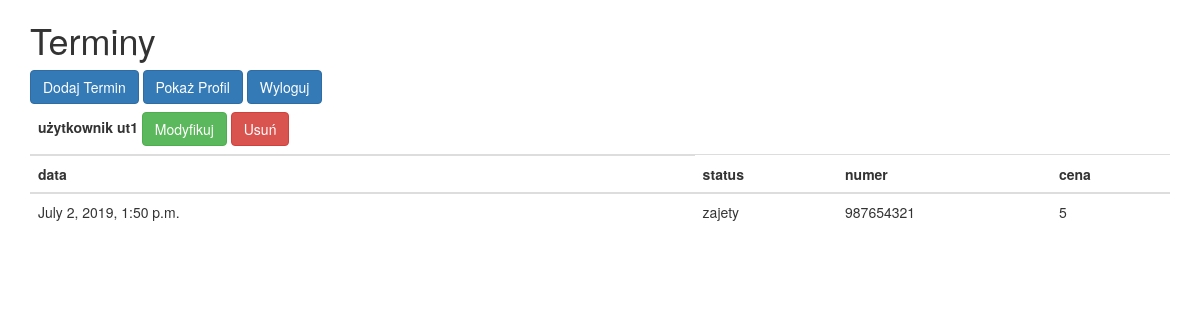
Before: /terminy/ (signed in) with the older database file.
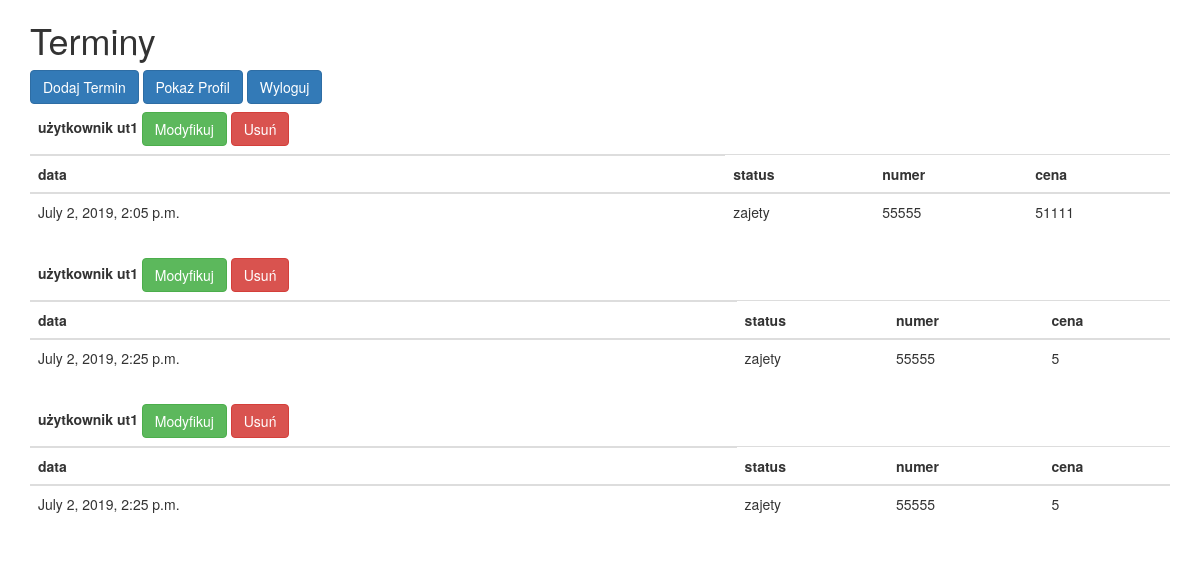
After: the same page with the newer database file.
### users/models.py (models this page shows, shortened)
class Termin(models.Model):
    date = models.DateTimeField(default=timezone.now)
    author = models.ForeignKey(User, on_delete=models.CASCADE)
    mobile_number = models.CharField(max_length=9)
    status = models.CharField(default='zajety', max_length=10)
    price = models.CharField(default='5', max_length=10)

### users/views.py (the view)
def termin_list_view(request):
    return render(request, 'users/terminy.html', {
        'terminy': Termin.objects.filter(author=request.user)
    })

### users/templates/users/terminy.html
{% extends "users/base.html" %}
{% block content %}
<div>
    <h1>Terminy</h1>
    <a class="btn btn-primary" href="{% url 'terminy' %}">Dodaj Termin</a>
    <a class="btn btn-primary" href="{% url 'profile' %}">Pokaż Profil</a>
    <a class="btn btn-primary" href="{% url 'logout' %}">Wyloguj</a>
</div>
    {% for t in terminy %}
        <table class="table">
            <thead>
              <tr>
                <th>użytkownik {{ t.author }}
                    <a class="btn btn-success" href="{% url 'termin-update' t.id %}">Modyfikuj</a>
                    <a class="btn btn-danger" href="{% url 'termin-delete' t.id %}">Usuń</a>
                </th>
              </tr>
            </thead>
            <thead>
              <tr>
                <th>data</th>
                <th>status</th>
                <th>numer</th>
                <th>cena</th>
              </tr>
              <tr>
                <td>{{ t.date }}</td>
                <td>{{ t.status }}</td>
                <td>{{ t.mobile_number }}</td>
                <td>{{ t.price }}</td>
              </tr>
            </thead>
        </table>
    {% endfor %}
{% endblock %}

### users/templates/users/base.html (shortened to what this page needs)
{% load static %}
<!DOCTYPE html>
<html lang="en">
<head>
          <link rel="stylesheet" href="https://maxcdn.bootstrapcdn.com/bootstrap/3.4.0/css/bootstrap.min.css">
</head>
<body>
        <div class="container">
            {% block content %}{% endblock %}
        </div>
</body>
</html>

Changed rows visible on the page:
removed Termin: author "ut1", date "July 2, 2019, 1:50 p.m.", status "zajety", mobile_number "987654321", price "5"
added Termin: author "ut1", date "July 2, 2019, 2:05 p.m.", status "zajety", mobile_number "55555", price "51111"
added Termin: author "ut1", date "July 2, 2019, 2:25 p.m.", status "zajety", mobile_number "55555", price "5"
added Termin: author "ut1", date "July 2, 2019, 2:25 p.m.", status "zajety", mobile_number "55555", price "5"
